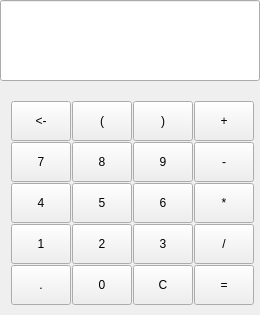
<?xml version="1.0" encoding="UTF-8"?>
<ui version="4.0">
 <class>Widget</class>
 <widget class="QWidget" name="Widget">
  <property name="geometry">
   <rect>
    <x>0</x>
    <y>0</y>
    <width>260</width>
    <height>315</height>
   </rect>
  </property>
  <property name="sizePolicy">
   <sizepolicy hsizetype="Preferred" vsizetype="Preferred">
    <horstretch>0</horstretch>
    <verstretch>0</verstretch>
   </sizepolicy>
  </property>
  <property name="minimumSize">
   <size>
    <width>260</width>
    <height>315</height>
   </size>
  </property>
  <property name="maximumSize">
   <size>
    <width>260</width>
    <height>315</height>
   </size>
  </property>
  <property name="windowTitle">
   <string>Widget</string>
  </property>
  <widget class="QLineEdit" name="lineEdit">
   <property name="geometry">
    <rect>
     <x>0</x>
     <y>0</y>
     <width>260</width>
     <height>81</height>
    </rect>
   </property>
   <property name="sizePolicy">
    <sizepolicy hsizetype="Preferred" vsizetype="Preferred">
     <horstretch>0</horstretch>
     <verstretch>0</verstretch>
    </sizepolicy>
   </property>
   <property name="minimumSize">
    <size>
     <width>260</width>
     <height>81</height>
    </size>
   </property>
   <property name="maximumSize">
    <size>
     <width>260</width>
     <height>81</height>
    </size>
   </property>
   <property name="readOnly">
    <bool>false</bool>
   </property>
  </widget>
  <widget class="QWidget" name="">
   <property name="geometry">
    <rect>
     <x>0</x>
     <y>90</y>
     <width>260</width>
     <height>221</height>
    </rect>
   </property>
   <layout class="QGridLayout" name="gridLayout">
    <item row="4" column="0">
     <widget class="QPushButton" name="pushButton_20">
      <property name="minimumSize">
       <size>
        <width>60</width>
        <height>40</height>
       </size>
      </property>
      <property name="maximumSize">
       <size>
        <width>60</width>
        <height>40</height>
       </size>
      </property>
      <property name="text">
       <string>.</string>
      </property>
     </widget>
    </item>
    <item row="4" column="1">
     <widget class="QPushButton" name="pushButton_2">
      <property name="minimumSize">
       <size>
        <width>60</width>
        <height>40</height>
       </size>
      </property>
      <property name="maximumSize">
       <size>
        <width>60</width>
        <height>40</height>
       </size>
      </property>
      <property name="text">
       <string>0</string>
      </property>
     </widget>
    </item>
    <item row="4" column="3">
     <widget class="QPushButton" name="pushButton">
      <property name="minimumSize">
       <size>
        <width>60</width>
        <height>40</height>
       </size>
      </property>
      <property name="maximumSize">
       <size>
        <width>60</width>
        <height>40</height>
       </size>
      </property>
      <property name="text">
       <string>=</string>
      </property>
     </widget>
    </item>
    <item row="1" column="1">
     <widget class="QPushButton" name="pushButton_10">
      <property name="minimumSize">
       <size>
        <width>60</width>
        <height>40</height>
       </size>
      </property>
      <property name="maximumSize">
       <size>
        <width>60</width>
        <height>40</height>
       </size>
      </property>
      <property name="text">
       <string>8</string>
      </property>
     </widget>
    </item>
    <item row="1" column="3">
     <widget class="QPushButton" name="pushButton_13">
      <property name="minimumSize">
       <size>
        <width>60</width>
        <height>40</height>
       </size>
      </property>
      <property name="maximumSize">
       <size>
        <width>60</width>
        <height>40</height>
       </size>
      </property>
      <property name="text">
       <string>-</string>
      </property>
     </widget>
    </item>
    <item row="2" column="1">
     <widget class="QPushButton" name="pushButton_7">
      <property name="minimumSize">
       <size>
        <width>60</width>
        <height>40</height>
       </size>
      </property>
      <property name="maximumSize">
       <size>
        <width>60</width>
        <height>40</height>
       </size>
      </property>
      <property name="text">
       <string>5</string>
      </property>
     </widget>
    </item>
    <item row="1" column="0">
     <widget class="QPushButton" name="pushButton_9">
      <property name="minimumSize">
       <size>
        <width>60</width>
        <height>40</height>
       </size>
      </property>
      <property name="maximumSize">
       <size>
        <width>60</width>
        <height>40</height>
       </size>
      </property>
      <property name="text">
       <string>7</string>
      </property>
     </widget>
    </item>
    <item row="0" column="2">
     <widget class="QPushButton" name="pushButton_19">
      <property name="minimumSize">
       <size>
        <width>60</width>
        <height>40</height>
       </size>
      </property>
      <property name="maximumSize">
       <size>
        <width>60</width>
        <height>40</height>
       </size>
      </property>
      <property name="text">
       <string>)</string>
      </property>
     </widget>
    </item>
    <item row="2" column="0">
     <widget class="QPushButton" name="pushButton_6">
      <property name="minimumSize">
       <size>
        <width>60</width>
        <height>40</height>
       </size>
      </property>
      <property name="maximumSize">
       <size>
        <width>60</width>
        <height>40</height>
       </size>
      </property>
      <property name="text">
       <string>4</string>
      </property>
     </widget>
    </item>
    <item row="0" column="3">
     <widget class="QPushButton" name="pushButton_12">
      <property name="minimumSize">
       <size>
        <width>60</width>
        <height>40</height>
       </size>
      </property>
      <property name="maximumSize">
       <size>
        <width>60</width>
        <height>40</height>
       </size>
      </property>
      <property name="text">
       <string>+</string>
      </property>
     </widget>
    </item>
    <item row="0" column="0">
     <widget class="QPushButton" name="pushButton_17">
      <property name="minimumSize">
       <size>
        <width>60</width>
        <height>40</height>
       </size>
      </property>
      <property name="maximumSize">
       <size>
        <width>60</width>
        <height>40</height>
       </size>
      </property>
      <property name="text">
       <string>&lt;-</string>
      </property>
     </widget>
    </item>
    <item row="1" column="2">
     <widget class="QPushButton" name="pushButton_11">
      <property name="minimumSize">
       <size>
        <width>60</width>
        <height>40</height>
       </size>
      </property>
      <property name="maximumSize">
       <size>
        <width>60</width>
        <height>40</height>
       </size>
      </property>
      <property name="text">
       <string>9</string>
      </property>
     </widget>
    </item>
    <item row="0" column="1">
     <widget class="QPushButton" name="pushButton_18">
      <property name="minimumSize">
       <size>
        <width>60</width>
        <height>40</height>
       </size>
      </property>
      <property name="maximumSize">
       <size>
        <width>60</width>
        <height>40</height>
       </size>
      </property>
      <property name="text">
       <string>(</string>
      </property>
     </widget>
    </item>
    <item row="2" column="3">
     <widget class="QPushButton" name="pushButton_14">
      <property name="minimumSize">
       <size>
        <width>60</width>
        <height>40</height>
       </size>
      </property>
      <property name="maximumSize">
       <size>
        <width>60</width>
        <height>40</height>
       </size>
      </property>
      <property name="text">
       <string>*</string>
      </property>
     </widget>
    </item>
    <item row="3" column="0">
     <widget class="QPushButton" name="pushButton_3">
      <property name="minimumSize">
       <size>
        <width>60</width>
        <height>40</height>
       </size>
      </property>
      <property name="maximumSize">
       <size>
        <width>60</width>
        <height>40</height>
       </size>
      </property>
      <property name="text">
       <string>1</string>
      </property>
     </widget>
    </item>
    <item row="3" column="1">
     <widget class="QPushButton" name="pushButton_4">
      <property name="minimumSize">
       <size>
        <width>60</width>
        <height>40</height>
       </size>
      </property>
      <property name="maximumSize">
       <size>
        <width>60</width>
        <height>40</height>
       </size>
      </property>
      <property name="text">
       <string>2</string>
      </property>
     </widget>
    </item>
    <item row="3" column="2">
     <widget class="QPushButton" name="pushButton_5">
      <property name="minimumSize">
       <size>
        <width>60</width>
        <height>40</height>
       </size>
      </property>
      <property name="maximumSize">
       <size>
        <width>60</width>
        <height>40</height>
       </size>
      </property>
      <property name="text">
       <string>3</string>
      </property>
     </widget>
    </item>
    <item row="3" column="3">
     <widget class="QPushButton" name="pushButton_15">
      <property name="minimumSize">
       <size>
        <width>60</width>
        <height>40</height>
       </size>
      </property>
      <property name="maximumSize">
       <size>
        <width>60</width>
        <height>40</height>
       </size>
      </property>
      <property name="text">
       <string>/</string>
      </property>
     </widget>
    </item>
    <item row="4" column="2">
     <widget class="QPushButton" name="pushButton_16">
      <property name="minimumSize">
       <size>
        <width>60</width>
        <height>40</height>
       </size>
      </property>
      <property name="maximumSize">
       <size>
        <width>60</width>
        <height>40</height>
       </size>
      </property>
      <property name="text">
       <string>C</string>
      </property>
     </widget>
    </item>
    <item row="2" column="2">
     <widget class="QPushButton" name="pushButton_8">
      <property name="minimumSize">
       <size>
        <width>60</width>
        <height>40</height>
       </size>
      </property>
      <property name="maximumSize">
       <size>
        <width>60</width>
        <height>40</height>
       </size>
      </property>
      <property name="text">
       <string>6</string>
      </property>
     </widget>
    </item>
   </layout>
  </widget>
 </widget>
 <layoutdefault spacing="6" margin="11"/>
 <resources/>
 <connections/>
</ui>
